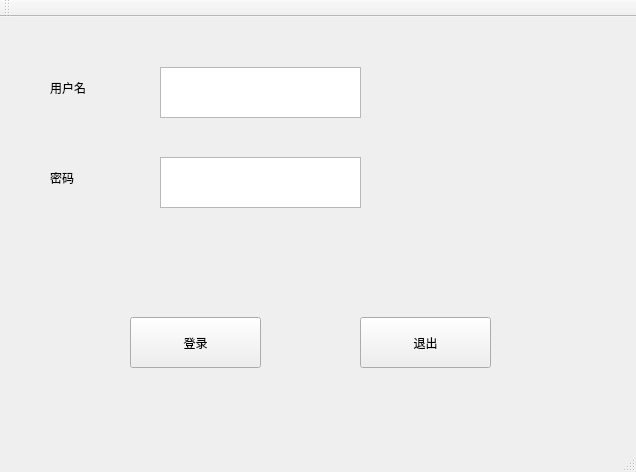
<?xml version="1.0" encoding="UTF-8"?>
<ui version="4.0">
 <class>pwdLineEdit_2</class>
 <widget class="QMainWindow" name="pwdLineEdit_2">
  <property name="geometry">
   <rect>
    <x>0</x>
    <y>0</y>
    <width>636</width>
    <height>472</height>
   </rect>
  </property>
  <property name="windowTitle">
   <string>MainWindow</string>
  </property>
  <widget class="QWidget" name="centralWidget">
   <widget class="QLabel" name="label">
    <property name="geometry">
     <rect>
      <x>50</x>
      <y>50</y>
      <width>81</width>
      <height>41</height>
     </rect>
    </property>
    <property name="text">
     <string>用户名</string>
    </property>
   </widget>
   <widget class="QPlainTextEdit" name="usrLineEdit">
    <property name="geometry">
     <rect>
      <x>160</x>
      <y>50</y>
      <width>201</width>
      <height>51</height>
     </rect>
    </property>
   </widget>
   <widget class="QPlainTextEdit" name="pwdLineEdit">
    <property name="geometry">
     <rect>
      <x>160</x>
      <y>140</y>
      <width>201</width>
      <height>51</height>
     </rect>
    </property>
   </widget>
   <widget class="QLabel" name="label_2">
    <property name="geometry">
     <rect>
      <x>50</x>
      <y>140</y>
      <width>81</width>
      <height>41</height>
     </rect>
    </property>
    <property name="text">
     <string>密码</string>
    </property>
   </widget>
   <widget class="QPushButton" name="loginBtn">
    <property name="geometry">
     <rect>
      <x>130</x>
      <y>300</y>
      <width>131</width>
      <height>51</height>
     </rect>
    </property>
    <property name="text">
     <string>登录</string>
    </property>
   </widget>
   <widget class="QPushButton" name="exitBtn">
    <property name="geometry">
     <rect>
      <x>360</x>
      <y>300</y>
      <width>131</width>
      <height>51</height>
     </rect>
    </property>
    <property name="text">
     <string>退出</string>
    </property>
   </widget>
  </widget>
  <widget class="QMenuBar" name="menuBar">
   <property name="geometry">
    <rect>
     <x>0</x>
     <y>0</y>
     <width>636</width>
     <height>28</height>
    </rect>
   </property>
  </widget>
  <widget class="QToolBar" name="mainToolBar">
   <attribute name="toolBarArea">
    <enum>TopToolBarArea</enum>
   </attribute>
   <attribute name="toolBarBreak">
    <bool>false</bool>
   </attribute>
  </widget>
  <widget class="QStatusBar" name="statusBar"/>
 </widget>
 <layoutdefault spacing="6" margin="11"/>
 <resources/>
 <connections>
  <connection>
   <sender>exitBtn</sender>
   <signal>clicked()</signal>
   <receiver>pwdLineEdit_2</receiver>
   <slot>close()</slot>
   <hints>
    <hint type="sourcelabel">
     <x>438</x>
     <y>363</y>
    </hint>
    <hint type="destinationlabel">
     <x>513</x>
     <y>240</y>
    </hint>
   </hints>
  </connection>
 </connections>
</ui>
